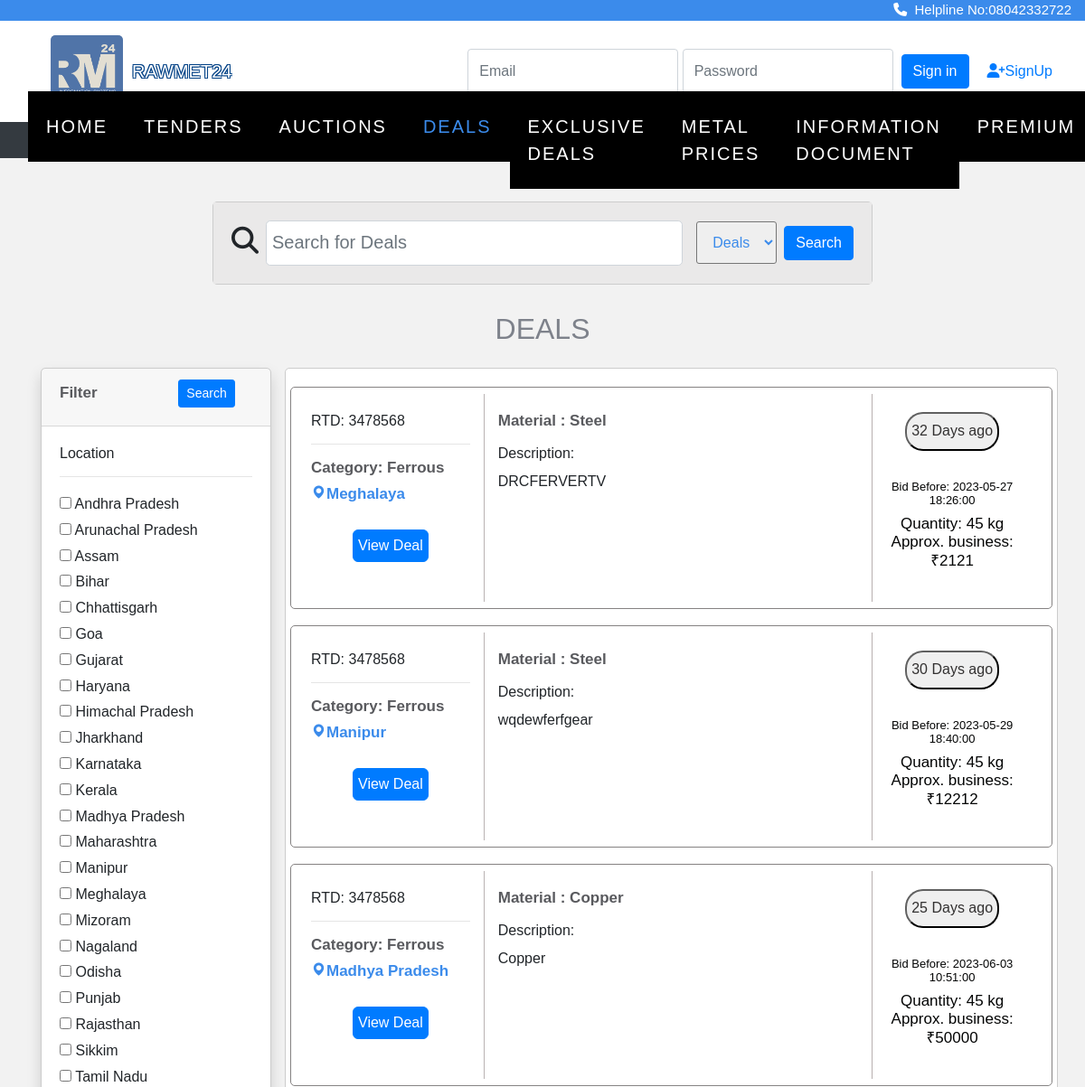
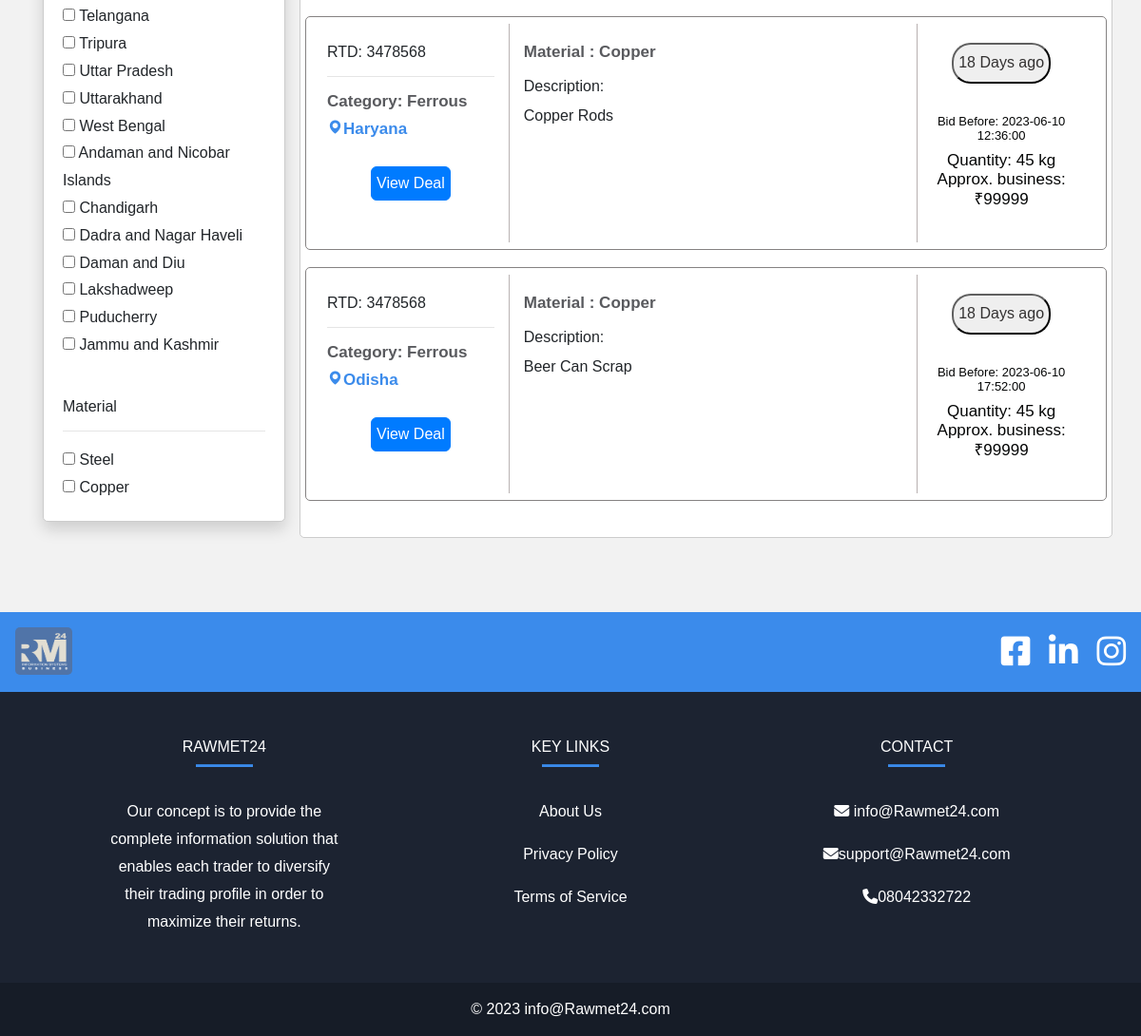
/tender/deals.php, run on the app's committed database (2 pictures, top to bottom).
### tables this page shows
CREATE TABLE `location` (
  `state_id` int(11) NOT NULL,
  `state_name` varchar(50) DEFAULT NULL
);

CREATE TABLE `deals` (
  `id` int(11) NOT NULL,
  `category` varchar(255) DEFAULT NULL,
  `infoId` varchar(255) DEFAULT NULL,
  `ir` varchar(255) DEFAULT NULL,
  `fe` varchar(255) DEFAULT NULL,
  `quantity` varchar(255) NOT NULL,
  `dealValue` varchar(255) NOT NULL,
  `dealDatetime` datetime DEFAULT NULL,
  `docCreatedby` varchar(255) DEFAULT NULL,
  `location` varchar(255) DEFAULT NULL,
  `industrialArea` varchar(255) DEFAULT NULL,
  `companyName` varchar(255) DEFAULT NULL,
  `contactPerson` varchar(255) DEFAULT NULL,
  `email` varchar(255) DEFAULT NULL,
  `address` varchar(255) DEFAULT NULL,
  `city` varchar(255) DEFAULT NULL,
  `state` varchar(255) DEFAULT NULL,
  `contactNumber` varchar(255) DEFAULT NULL,
  `whatsappNumber` varchar(255) DEFAULT NULL,
  `gstin` varchar(255) DEFAULT NULL,
  `orderType` varchar(255) DEFAULT NULL,
  `material` varchar(255) DEFAULT NULL,
  `matDesc` varchar(255) NOT NULL,
  `specification` varchar(255) DEFAULT NULL,
  `dor` datetime DEFAULT NULL,
  `expQuotation` int(25) DEFAULT NULL,
  `img` varchar(300) NOT NULL,
  `filenames` varchar(300) NOT NULL
);

### tender/deals.php (the view, shortened to what the rows shown need)
<?php
include "connect.php";
?>
<!doctype html>
<html lang="en">
  <head>
    <link rel="stylesheet" href="https://cdn.jsdelivr.net/npm/bootstrap@4.0.0/dist/css/bootstrap.min.css">
<link rel="stylesheet" href="https://stackpath.bootstrapcdn.com/font-awesome/4.7.0/css/font-awesome.min.css">
<link rel="stylesheet" href="https://cdnjs.cloudflare.com/ajax/libs/font-awesome/4.7.0/css/font-awesome.min.css">
<link rel="stylesheet" href="css/style.css">
<link rel="stylesheet" href="css/_buttons.scss">
<link rel="stylesheet" href="css/buttons.scss">
<link rel="stylesheet" href="css/auction.css">
<link rel="stylesheet" href="css/reboot.scss">
<link rel="stylesheet" href="https://cdnjs.cloudflare.com/ajax/libs/font-awesome/6.4.0/css/all.min.css">
<link href='https://unpkg.com/boxicons@2.1.4/css/boxicons.min.css' rel='stylesheet'>
<link rel="stylesheet" href="https://cdnjs.cloudflare.com/ajax/libs/font-awesome/4.7.0/css/font-awesome.min.css">
<link rel="stylesheet" type="text/css" href="https://stackpath.bootstrapcdn.com/bootstrap/4.4.1/css/bootstrap.min.css">
<link rel="stylesheet" type="text/css" href="https://pixinvent.com/stack-responsive-bootstrap-4-admin-template/app-assets/css/bootstrap-extended.min.css">
<link rel="stylesheet" type="text/css" href="https://pixinvent.com/stack-responsive-bootstrap-4-admin-template/app-assets/fonts/simple-line-icons/style.min.css">
</head>
</head>
<body>
<section class="home">
<br><br>
 <center>
 <h2 style="color: #7e828b;">DEALS</h2> </center>
 <div class="container">
        <div class="row">
            <div class="col-md-3">
                <form action="deals.php?l=" method="GET">
                    <div class="card shadow mt-3">
                        <div class="card-body">
                            <h6>Location</h6>
                            <hr>
                            <?php
                            $brand_query = "SELECT * FROM location";
                            $brand_query_run = mysqli_query($con, $brand_query);
                            if (mysqli_num_rows($brand_query_run) > 0) {
                                foreach ($brand_query_run as $locationlist) {
                                    ?>
                                    <div id="checkbox">
                                        <input type="checkbox" name="locations" value="<?= $locationlist['state_name']; ?>"
                                            ?>>
                                        <?= $locationlist['state_name']; ?>
                                    </div>
                                    <?php
                                }
                            } else {
                                 echo "<div class='abc'>";
                              echo "No locations Found";
                              echo "</div>";
                            }
                            ?>
                        </div>
                    </div>
                </form>
            </div>
            <div class="col-md-9 mt-3">
                    <div class="card card-body row">
                        <?php
                        if (isset($_GET['locations'])) {
                            $branchecked = [];
                            $branchecked[0] = $_GET['locations'];
                            foreach ($branchecked as $rowbrand) {
                                 $sql = "SELECT * FROM deals WHERE location='".$rowbrand."'";
                                $result = mysqli_query($con, $sql);
                                if (mysqli_num_rows($result) > 0) {
                                    foreach ($result as $row):
                                      $endDatetime = new DateTime($row['dealDatetime']);
                                      $currentDate = new DateTime();
                                      $interval = $currentDate->diff($endDatetime);
                                      $daysToGo = $interval->format('%a');
                                      $status = ($currentDate > $endDatetime) ? " ago" : " to go";
                                      $daysText = ($status == " ago") ? "Days" : "Days";
                                        ?>
                                        <div class="row bor">
    <div class="col-sm-12 col-md-3 vl2">
                <h6 style="margin-top:20px;">RTD: 3478568</h6>
                <hr>
                <h5>Category: Ferrous </h5>
                <h5 style="color:#3b8beb; "><i class='bx bxs-map'></i><?php echo $row['location']; ?></h5>
                <center><a href="deal_page.php?g=<?php echo $row['id']; ?>"><button  style="padding:5px; border-radius: 6px;font-size: 100%; margin-top:20px;" class="btn btn-primary" type="submit">View Deal</button></h6></a></center>
               </div>
     <div class="col-sm-12 col-md-6">
               <h5 style="margin-top:20px;">Material : <?php echo $row['material']; ?> </h5>
               <p style="color:#444f68;"><h6>Description:</h6> <?php echo $row['specification']; ?></p>
        </div>
    <div class="col-sm-12 col-md-3">
            <div class="vl">
            <center><button style="padding:5px ;border-color: #0c0c0c; border-radius: 20px; color: #333131; margin-top:20px;"><?php echo $daysToGo . ' ' . $daysText . $status;?></button>
                  <div class="" style="padding:12px ;border-color: #0c0c0c;  color: #333131;margin-top:20px; "><h4>Bid Before: <?php echo $row['dealDatetime']; ?> </h4><h3>Quantity: 45 kg<br>Approx. business: ₹<?php echo $row['dealValue']; ?></h3></div></center>
                  </div> </div>
                  </div>
                                        <?php
                                    endforeach;
                                }else {
                                  echo "<div class='abc'>";
                                  echo "No result is found";
                                  echo "</div>";
                              }
                            }
                      }
                         else {
                            $sql = "SELECT * FROM deals";
                            $result = mysqli_query($con, $sql);
                            if (mysqli_num_rows($result) > 0) {
                                foreach ($result as $row):
                                  $endDatetime = new DateTime($row['dealDatetime']);
                                  $currentDate = new DateTime();
                                  $interval = $currentDate->diff($endDatetime);
                                  $daysToGo = $interval->format('%a');
                                  $status = ($currentDate > $endDatetime) ? " ago" : " to go";
                                  $daysText = ($status == " ago") ? "Days" : "Days";
                                    ?>
                      <div class="row bor">
    <div class="col-sm-12 col-md-3 vl2">
                <h6 style="margin-top:20px;">RTD: 3478568</h6>
                <hr>
                <h5>Category: Ferrous </h5>
                <h5 style="color:#3b8beb; "><i class='bx bxs-map'></i><?php echo $row['location']; ?></h5>
                <center><a href="deal_page.php?g=<?php echo $row['id']; ?>"><button  style="padding:5px; border-radius: 6px;font-size: 100%; margin-top:20px;" class="btn btn-primary" type="submit">View Deal</button></h6></a></center>
               </div>
     <div class="col-sm-12 col-md-6">
               <h5 style="margin-top:20px;">Material : <?php echo $row['material']; ?> </h5>
               <p style="color:#444f68;"><h6>Description:</h6> <?php echo $row['specification']; ?></p>
        </div>
    <div class="col-sm-12 col-md-3">
            <div class="vl">
            <center><button style="padding:5px ;border-color: #0c0c0c; border-radius: 20px; color: #333131; margin-top:20px;"><?php echo $daysToGo . ' ' . $daysText . $status;?></button>
                  <div class="" style="padding:12px ;border-color: #0c0c0c;  color: #333131;margin-top:20px; "><h4>Bid Before: <?php echo $row['dealDatetime']; ?> </h4><h3>Quantity: 45 kg<br>Approx. business: ₹<?php echo $row['dealValue']; ?></h3></div></center>
      </div>
      </div></div>
                                <?php
                                endforeach;
                            } else {
                               echo "<div class='abc'>";
                                  echo "No result is found";
                                  echo "</div>";
                            }
                        }
                        ?>
               <div></section>
    <br><br>
  </body>
</html>

### data on the page
location: state_name "Andhra Pradesh"
location: state_name "Arunachal Pradesh"
location: state_name "Assam"
location: state_name "Bihar"
location: state_name "Chhattisgarh"
location: state_name "Goa"
location: state_name "Gujarat"
location: state_name "Haryana"
location: state_name "Himachal Pradesh"
location: state_name "Jharkhand"
location: state_name "Karnataka"
location: state_name "Kerala"
location: state_name "Madhya Pradesh"
location: state_name "Maharashtra"
location: state_name "Manipur"
location: state_name "Meghalaya"
location: state_name "Mizoram"
location: state_name "Nagaland"
location: state_name "Odisha"
location: state_name "Punjab"
location: state_name "Rajasthan"
location: state_name "Sikkim"
location: state_name "Tamil Nadu"
location: state_name "Telangana"
location: state_name "Tripura"
location: state_name "Uttar Pradesh"
location: state_name "Uttarakhand"
location: state_name "West Bengal"
location: state_name "Andaman and Nicobar Islands"
location: state_name "Chandigarh"
location: state_name "Dadra and Nagar Haveli"
location: state_name "Daman and Diu"
location: state_name "Lakshadweep"
location: state_name "Puducherry"
location: state_name "Jammu and Kashmir"
deals: location "Meghalaya", material "Steel", specification "DRCFERVERTV", dealDatetime "2023-05-27 18:26:00", dealValue "2121"
deals: location "Manipur", material "Steel", specification "wqdewferfgear", dealDatetime "2023-05-29 18:40:00", dealValue "12212"
deals: location "Madhya Pradesh", material "Copper", specification "Copper", dealDatetime "2023-06-03 10:51:00", dealValue "50000"
deals: location "Haryana", material "Copper", specification "Copper Rods", dealDatetime "2023-06-10 12:36:00", dealValue "99999"
deals: location "Odisha", material "Copper", specification "Beer Can Scrap", dealDatetime "2023-06-10 17:52:00", dealValue "99999"

### other printed values
$materiallist['material'] "Steel"
$materiallist['material'] "Copper"
